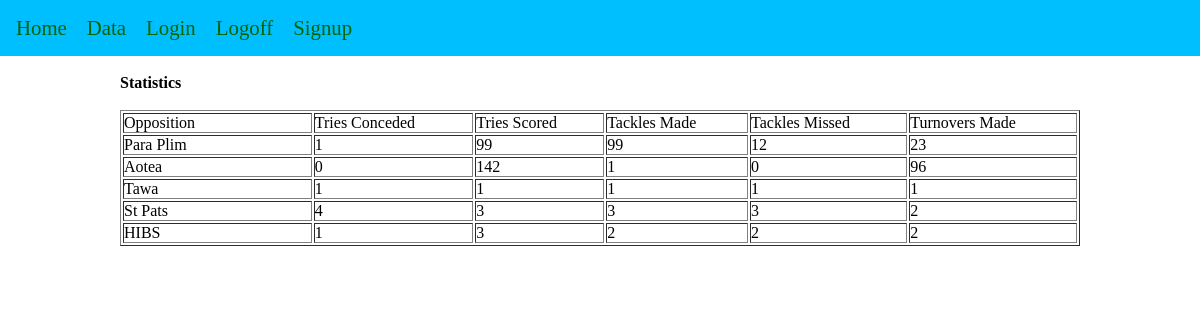
The page /data (signed in) on the database its author committed.
### tables this page shows
CREATE TABLE "gamedata"
(
	opposition VARCHAR(30),
	tries_conceded INTEGER,
	tries_scored INTEGER,
	tackles_made INTEGER,
	tackles_missed INTEGER,
	turn_overs_made INTEGER,
	game_id INTEGER
		constraint gamedata_pk
			primary key autoincrement,
	team VARCHAR(30)
);

### app.py (the view)
@app.route('/data', methods=["GET", "POST"])
def data():
    if request.method == "GET":
        if is_logged_in():  #checks if user is logged in
            team = session['team']
            roll = session['roll']
            print(team)
            print(roll)
            query = """SELECT game_id, opposition,tries_conceded, tries_scored,tackles_made, tackles_missed,turn_overs_made password FROM gamedata  WHERE team = ?"""  #assigns data lists to a variable
            con = create_connection(DB_NAME)
            cur = con.cursor()
            cur.execute(query, (team,))
            team_data = cur.fetchall()
            con.close()
            return render_template('data.html', team_data=team_data,roll=roll )  #opens the data page
        else:
            return redirect("/login?error=Email+invalid+or+password+incorrect")  #returns an error

### app.py (called while the page is built)
def create_connection(db_file):
    try:
        connection = sqlite3.connect(db_file)
        connection.execute('pragma foreign_keys=ON')
        return connection
    except Error as e:
        print(e)
    return None

def is_logged_in():
    if session.get("email") is None:  #checks if user is logged in
        print("not logged in")
        return False
    else:
        print("logged in")
        return True

### templates/data.html (shortened to what this page needs)
{% extends 'base.html' %} <! uses the base page design >
{% block main %}
<div class="data">
    <header><Br> <b><ul>Statistics</ul></b></header>
    <br>
    <table style="width:100%" border="1">
            <thead>
            <tr> <! displays the first line of the table >
                <td style="width:20%">Opposition</td>
                <td>Tries Conceded   </td>
                <td>Tries Scored     </td>
                <td>Tackles Made     </td>
                <td>Tackles Missed   </td>
                <td>Turnovers Made   </td>
                </tr>
            </thead>
            <tbody>
            {% for count in team_data %}
            <tr><! displays each other line the table>
                <td>{{ team_data[loop.index0][1] }}</td>
                <td>{{ team_data[loop.index0][2] }}</td>
                <td>{{ team_data[loop.index0][3] }}</td>
                <td>{{ team_data[loop.index0][4] }}</td>
                <td>{{ team_data[loop.index0][5] }}</td>
                <td>{{ team_data[loop.index0][6] }}</td>
            </tr>
            {% endfor %}
            </tbody>
            </table>
    </div>
{% endblock %}

### templates/base.html (shortened to what this page needs)
<!doctype html> <! sets the base design for all pages >
<html lang="en">
<head>
    <link href="{{ url_for('static', filename='css/mystyles.css') }}" rel="stylesheet">
</head>
<body>
    {% include 'nav.html' %} <! displays the navigation on all pages >
    <div class="container">
    {% block main %}{% endblock %}
    </div>
</body>
</html>

### templates/nav.html
<nav> <! displays the base links for the site at the top of the page >
    <a href="/">Home</a>
    <a href="/data">Data</a>
    <a href="/login">Login</a>
    <a href="/logoff">Logoff</a>
    <a href="/signup">Signup</a>
</nav>

### static/css/mystyles.css (style rules this page uses)
* { margin:0; padding:0; box-sizing: border-box; }
a { text-decoration: none; margin-right: 1rem; font-size: 1.3rem; color: #006400; }
nav { background-color: #00bfff; padding: 1rem; }
.container { width:60rem; margin:auto; }

### rows shown on the page
gamedata: opposition "Para Plim", tries_conceded "1", tries_scored "99", tackles_made "99", tackles_missed "12", turn_overs_made "23"
gamedata: opposition "Aotea", tries_conceded "0", tries_scored "142", tackles_made "1", tackles_missed "0", turn_overs_made "96"
gamedata: opposition "Tawa", tries_conceded "1", tries_scored "1", tackles_made "1", tackles_missed "1", turn_overs_made "1"
gamedata: opposition "St Pats", tries_conceded "4", tries_scored "3", tackles_made "3", tackles_missed "3", turn_overs_made "2"
gamedata: opposition "HIBS", tries_conceded "1", tries_scored "3", tackles_made "2", tackles_missed "2", turn_overs_made "2"
